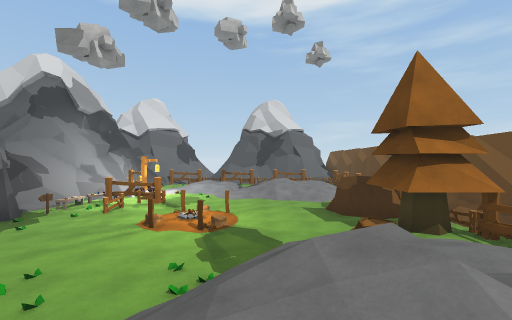
View 1 (above)

16 first-person views from a walk through a scene from a Unity 3-D project. The camera is 1.5 m above the floor, looks level and sees 90° across. The floor is counted in squares, 2 m on a side. Each view is taken from the middle of a square. On the plan, view 1 faces up. The plan holds only what a view shows up to about 9 squares ahead; the rest is blank. The place goes on beyond the plan. The player character is not drawn. Some animated figures are not drawn. Some surface patterns are stand-ins.

View 2
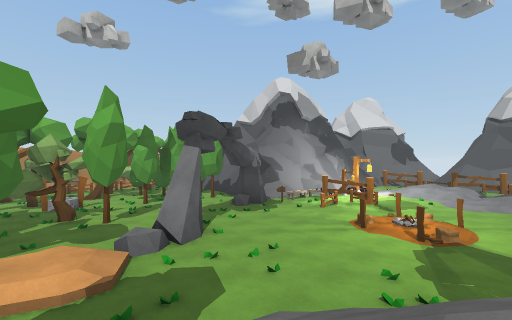

View 3
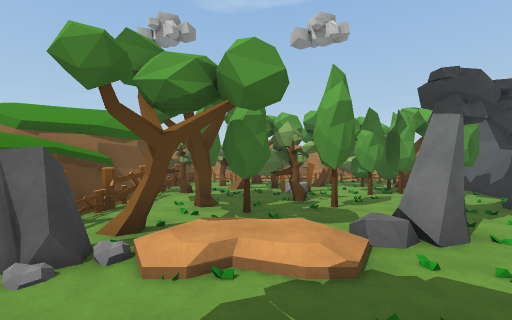

View 4
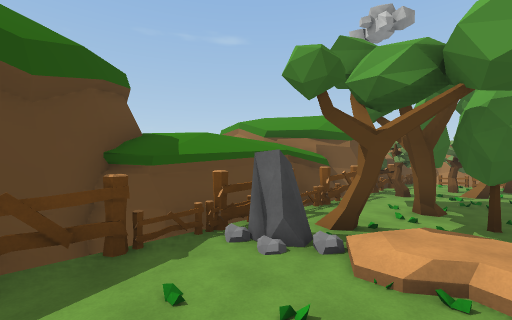

View 5
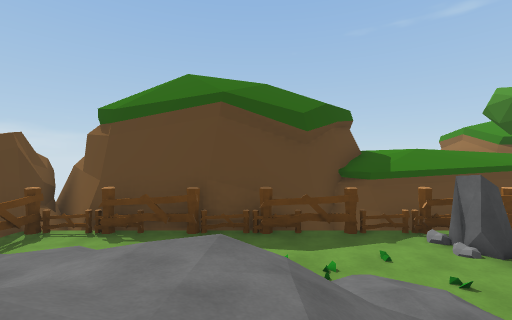

View 6
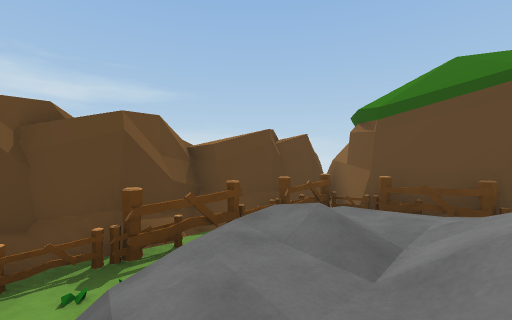

View 7
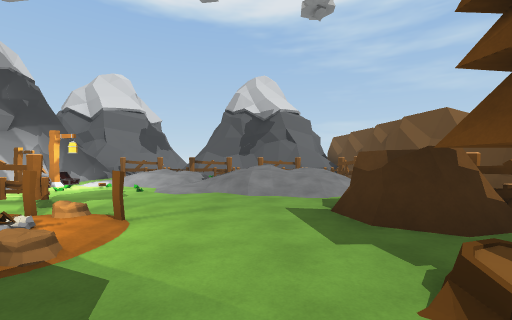

View 8
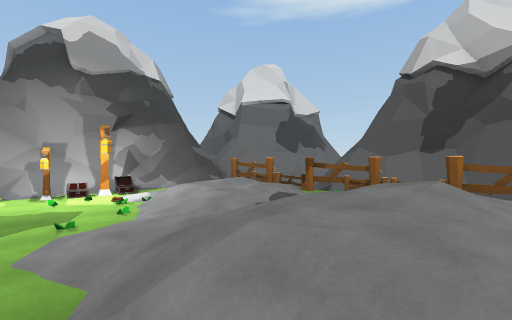

View 9
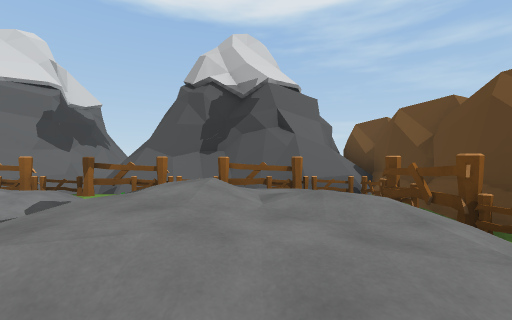

View 10
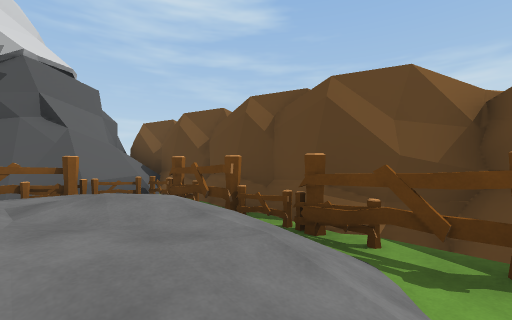

View 11
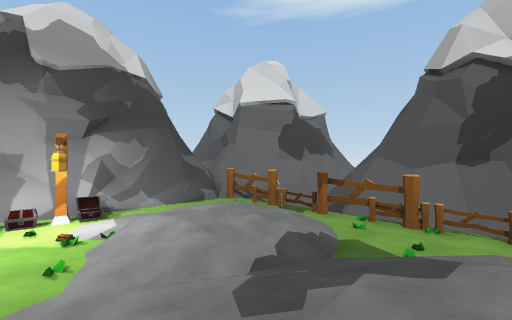

View 12
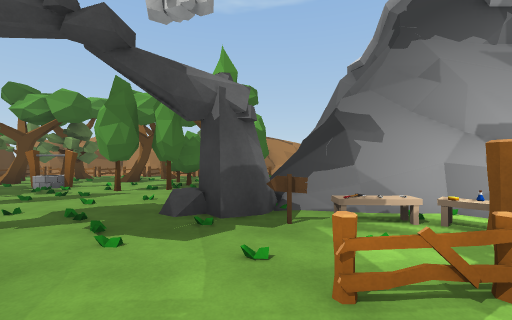

View 13
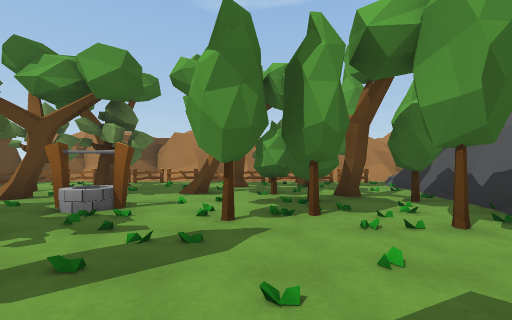

View 14
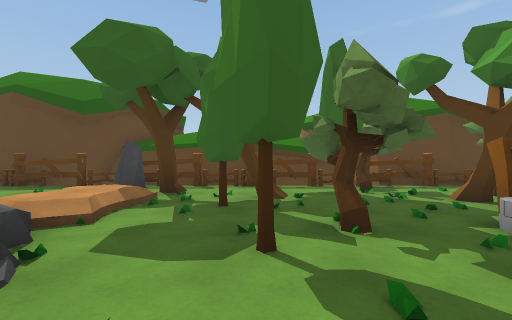

View 15
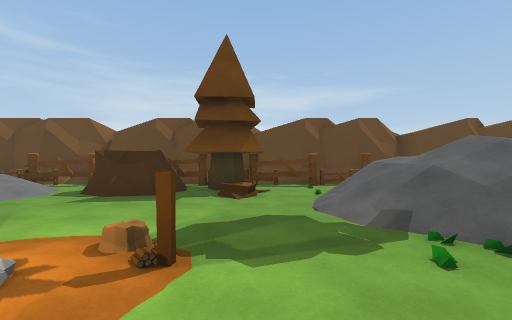

View 16
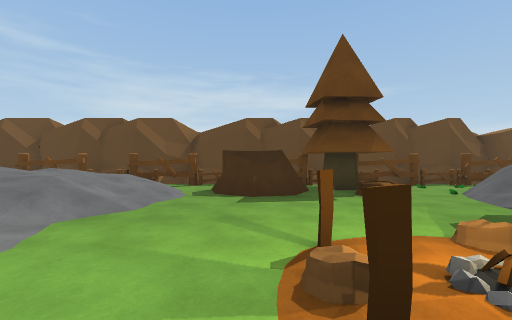

### Floor plan
Key: @ floor where view 1 was taken; # wall or solid block; . main floor; : floor 0.25 m higher than the main floor; + floor 0.5 m higher than the main floor; * floor 0.75 m higher than the main floor; % floor 1 m higher than the main floor; & floor 1.5 m higher than the main floor; $ floor 1.75 m higher than the main floor; / step, stairs or slope; = window, fence, low wall or low ledge; ^ raised ledge; v drop or lower ground; F fence; L log; S sign; T pine tree; R tree; W well; C rock; H chest; E streetlight; O other object.
Columns run from 14 left of view 1 to 6 right of it. Each row starts with its distance up from view 1.
 19          v=#####   ##
 18          vvv##v######
 17         vvv    v##^##
 16        ##FFFFFFF FFF#
 15        ^=.  /../   F#
 14       ^#=. *+///*/ F#
 13        ##H:*+//%** F#
 12        ##E.//.*%**/F#
 11       ##=EH...//**/F#
 10        # ......///.F#
  9        #OFF......OOF#
  8 ########O...L....OOO#
  7 O..R.=##S....L...OO##
  6 OR.R.R.#....LL...TTF#
  5 OORRRR........../O.F#
  4 ORRR#R........./...F#
  3 ORR.##.. #....///=.F#
  2 O...W..R C...///&// #
  1 FRRRW.R..//.//$///.F#
  0 FR.R..RRR/+.:/@/&/ F#
 -1 ORRR.R.R./+...=    F#
 -2 FRR......RC....  ..O#
 -3 OFF.ROFFFFF.FF.FFFFF#
 -4 ####R################
 -5    ####   ####    ###
 -6                    ##

Where each view was taken, in squares from view 1:
view 1: 0 up, 0 right, facing up
view 2: 0 up, 0 right, facing up-left
view 3: 0 up, 1 left, facing left
view 4: 0 up, 1 left, facing down-left
view 5: 2 up, 0 right, facing down
view 6: 3 up, 1 right, facing down-right
view 7: 4 up, 1 right, facing up
view 8: 10 up, 2 right, facing up-left
view 9: 10 up, 2 right, facing up
view 10: 10 up, 2 right, facing up-right
view 11: 11 up, 1 right, facing up-left
view 12: 7 up, 3 left, facing left
view 13: 4 up, 6 left, facing left
view 14: 4 up, 7 left, facing down
view 15: 5 up, 3 left, facing right
view 16: 8 up, 3 left, facing right
